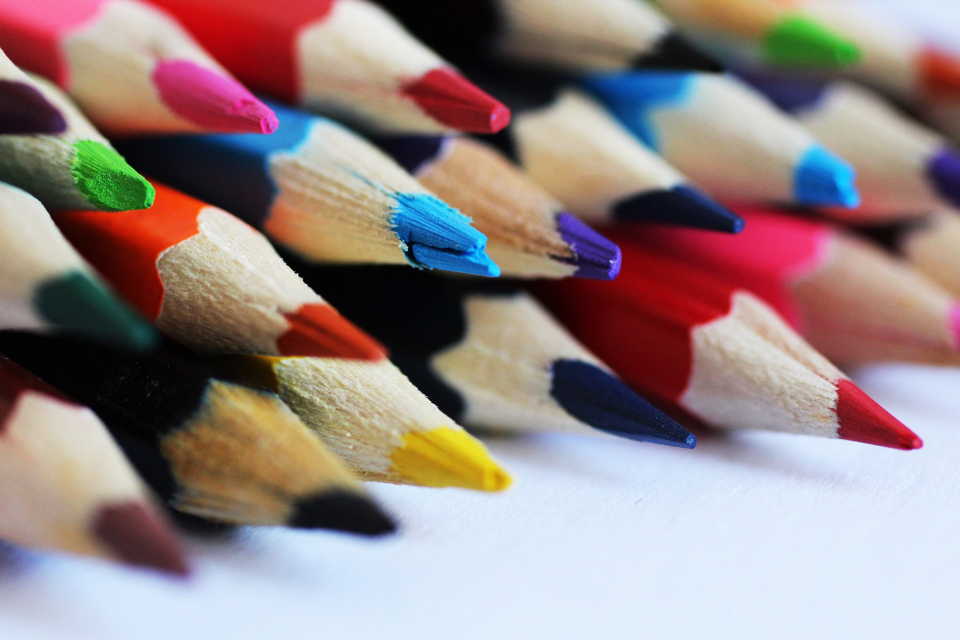
#> input picture lesson-08/example2.jpg, 1920 x 1280 px, found by its file name (shown at 1/2 size)
$ python AIEPCM2L2A1.py
#> lines starting #> are read from the running program, lines starting #| are printed output that depends on the picture

# Color Conversions and Cropping
import cv2
import matplotlib.pyplot as plt

image = cv2.imread("lesson-08/example2.jpg")
#> image is the input picture: shape (1280, 1920, 3); mean B, G, R 132, 133, 149.9

# Convert BGR to RGB
imageRGB = cv2.cvtColor(image, cv2.COLOR_BGR2RGB)
plt.imshow(imageRGB)
plt.title("RGB Image")
plt.show()

# Convert to Grayscale
grayImage = cv2.cvtColor(image, cv2.COLOR_BGR2GRAY)
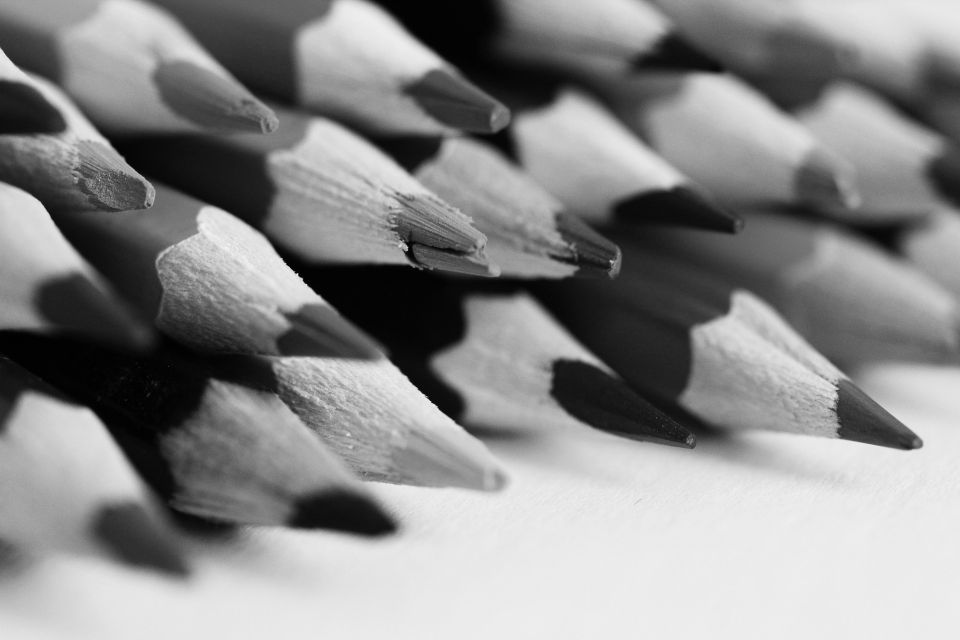
#> grayImage: shape (1280, 1920) (shown at 1/2 size); min 0, max 254, mean 137.9
plt.imshow(grayImage, cmap="gray")
plt.title("Grayscale Image")
plt.show()

# Cropping the image
# Assume we know the region we want: rows 100 to 300, columns 200 to 400
croppedImage = image[100:300, 200:400]
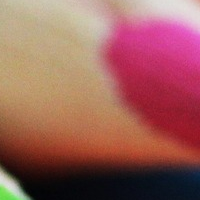
#> croppedImage: shape (200, 200, 3); mean B, G, R 90.6, 96.4, 155

# Converting from BGR to RGB
cropRGB = cv2.cvtColor(croppedImage, cv2.COLOR_BGR2RGB)
plt.imshow(cropRGB)
plt.title("Cropped RGB Image")
plt.show()

# Converting cropped image to grayscale
grayCroppedImage = cv2.cvtColor(croppedImage, cv2.COLOR_BGR2GRAY)
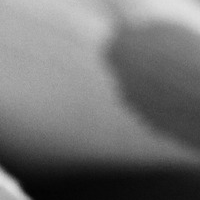
#> grayCroppedImage: shape (200, 200); min 3, max 226, mean 113.3
plt.imshow(grayCroppedImage, cmap="gray")
plt.title("Cropped Grayscale Image")
plt.show()
